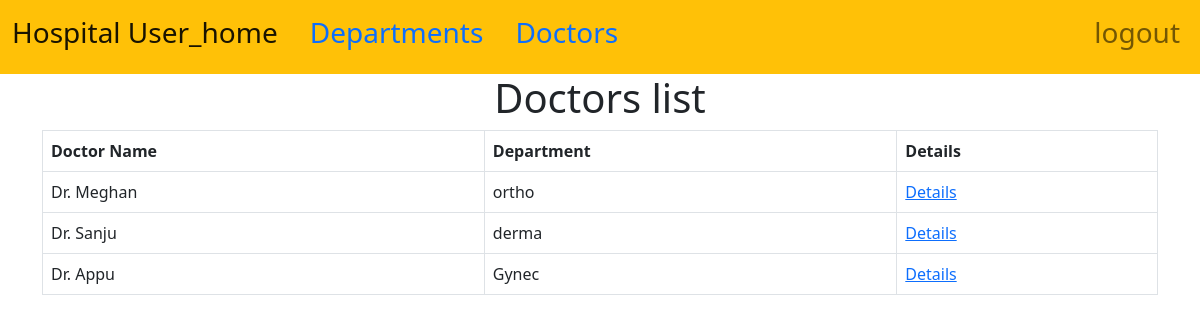
The app's page /departmentlist/doctorlist/ (signed in) with its own data.
### department_doctors_app/models.py (models this page shows, shortened)
class Doctors(models.Model):
    doctor_name=models.CharField(max_length=100, unique=True, blank=False, null=False)
    doctor_department_fk = models.ForeignKey(Department, on_delete=models.CASCADE)
    qualification= models.CharField(max_length=50, unique=True, blank=False, null=False)
    photo= models.ImageField(upload_to='photos', max_length=1000)

class Department(models.Model):
    department_name = models.CharField(max_length=100,unique=True, blank=False, null=False,choices=[ ('ortho', 'orthopedics'), ('cardio', 'Cardiology'),
                                             ('derma', 'Dermatology'),('Gynec','Gynecology'),])
    department_description= models.TextField()
    def __str__(self):
        return self.department_name

### department_doctors_app/views.py (the view)
# urls.py: path('doctorlist/', views.DoctorsListView.as_view(), name='doctor_list'),
class DoctorsListView( ListView):
    model = Doctors
    template_name = 'doctors.html'
    context_object_name = 'doctorList'
    login_url = '/login/'

### templates/doctors.html
{% extends 'base.html' %}
{% block content %}
<div class="container">
    <center>
        <h1>Doctors list</h1>
    </center>
    <table class="table table-bordered">
        <thead>
            <tr>
                <th>Doctor Name</th>
                <th>Department</th>
                <th>Details</th>
            </tr>
        </thead>
        <tbody>
            {% for i in doctorList %}
            <tr>
                <td>{{ i.doctor_name }}</td>
                <td>{{ i.doctor_department_fk }}</td>
                <td><a href="{% url 'department_doctors_app:doctor_detail' i.pk %}">Details</a></td>
            </tr>
            {% endfor %}
        </tbody>
    </table>
</div>
{% endblock %}

### records on screen
Doctors: doctor_name "Dr. Meghan", doctor_department_fk "ortho"
Doctors: doctor_name "Dr. Sanju", doctor_department_fk "derma"
Doctors: doctor_name "Dr. Appu", doctor_department_fk "Gynec"
